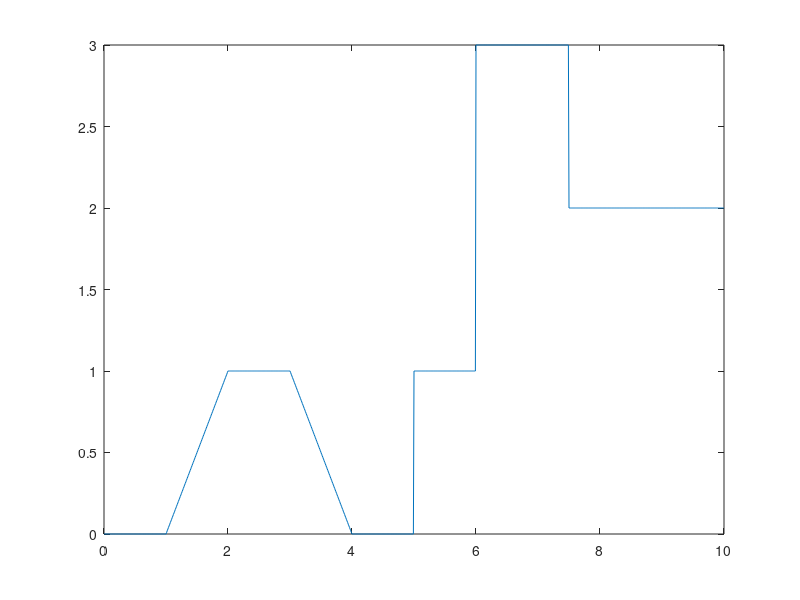

MATLAB code to generate this figure: (Note: this script raises an error after producing the figure.)
function testGaussSmooth_ir 
    X = 1;

    t1 = 0:.01:10;
    f1 = zeros(size(t1));
    for i = 1:length(t1)
        f1(i) = myfunc(t1(i));
    end
    function f = myfunc(t)
        f = 0;    
        if t < 1
            f = 0;
        elseif t < 2
            f = (t-1);
        elseif t < 3
            f = 1;
        elseif t < 4
            f = (4-t);
        elseif t < 5
            f = 0;
        elseif t < 6            
            f = 1;
        elseif t < 7.5
            f = 3;
        else
            f = 2;
        end
    end

    function f = myfunc2(t)
        f = 0;    
        if t >= 5
            f = 1;
        end
    end
    t2 = 0:.1:20;
    f2 = zeros(size(t2));
    for i = 1:length(t2)
        f2(i) = myfunc2(t2(i));
    end

    if X == 1
        figure(1); clf;
        plot(t1,f1); hold on;
        plot(t1, gaussSmooth(f1, 10), 'r')
    elseif X == 2    
        figure(1); clf;
        plot(t2,f2); hold on;
        plot(t2, gaussSmooth(f2, 10), 'r')
    end

    
    
    %     n = 20;
%     g = gaussian(-3*n:3*n, 0, n);
%     N = round(length(g)/2);
%     N2 = length(g)-N;
%     g = g/sum(g);
%     f2 = conv(f, g);    
%     idx = [N:length(f2)-N2];
%     plot(t, f2( idx ), 'r');

end













